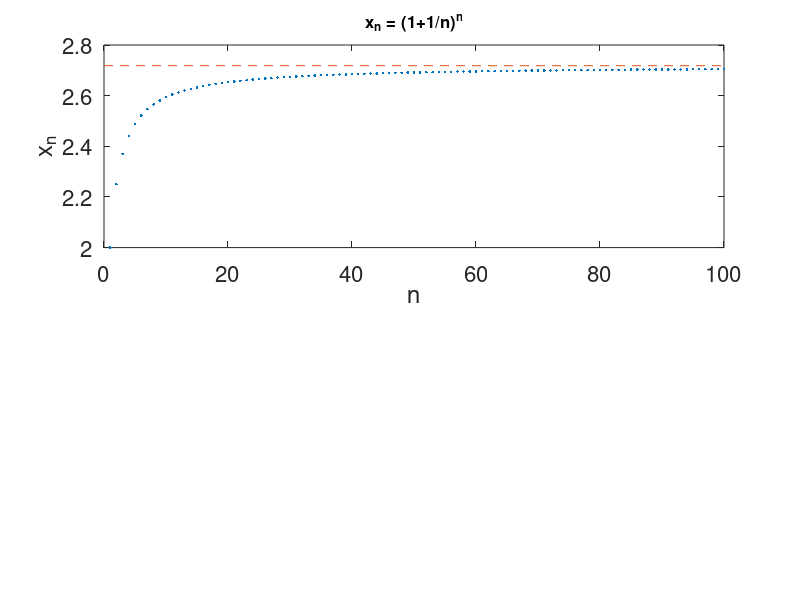

MATLAB code for this plot: (Note: this script raises an error after producing the figure.)
% 20130514 XY511 21:55
% AbrahamX @ NWPU
% Just another example on Formatted text on Plots
set(0, 'Defaultaxesfontsize', 16);
n = 1: 100;
x = (1+ 1./n) .^n;  % Definition, in MATLAB as simple as this

% Plot
subplot(211)
plot(n, x, '.', [0, max(n)], exp(1)*[1, 1], ...
  '--', 'MarkerSize', 8)
title('x_n = (1+1/n)^n', 'FontSize', 12)
xlabel('n')
ylabel('x_n')
legend('x_n', 'y = e^1 = 2.71828...', 4)

% Another plot in the same figure
subplot(212)
x = -2: 0.02: 2;
y = (x.^3) .* (sin(3*pi*x) .^ 2);
plot(x, y, 'LineWidth', 2)
legend('y = x^3sin^2 3\pi x', 4)
xlabel('x')
